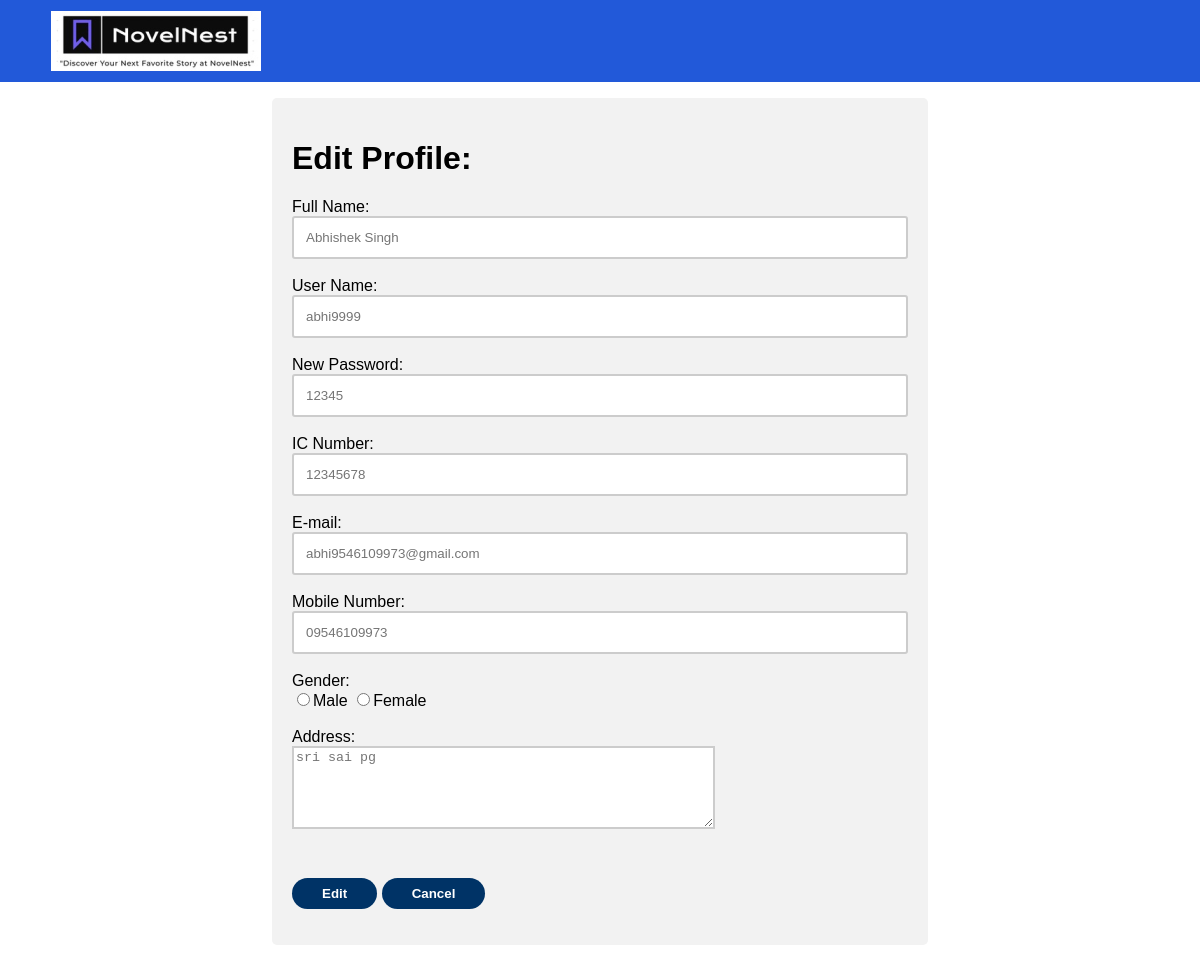
/edituser.php (signed in), run on the app's committed database.
### tables this page shows
CREATE TABLE `customer` (
  `CustomerID` int(11) NOT NULL,
  `CustomerName` varchar(128) DEFAULT NULL,
  `CustomerPhone` varchar(12) DEFAULT NULL,
  `CustomerIC` varchar(14) DEFAULT NULL,
  `CustomerEmail` varchar(200) DEFAULT NULL,
  `CustomerAddress` varchar(200) DEFAULT NULL,
  `CustomerGender` varchar(10) DEFAULT NULL,
  `UserID` int(11) DEFAULT NULL
);

CREATE TABLE `users` (
  `UserID` int(11) NOT NULL,
  `UserName` varchar(128) DEFAULT NULL,
  `Password` varchar(16) DEFAULT NULL
);

### www/edituser.php (the view, shortened to what this page needs)
<?php
$nameErr = $emailErr = $genderErr = $addressErr = $icErr = $contactErr = $usernameErr = $passwordErr = "";
$name = $email = $gender = $address = $ic = $contact = $uname = $upassword = "";
$servername = "db";
$username = "abhishek";
$password = "abhishek";
$conn = new mysqli($servername, $username, $password);
$sql = "USE bookstore";
$conn->query($sql);
$sql = "SELECT users.UserName, users.Password, customer.CustomerName, customer.CustomerIC, customer.CustomerEmail, customer.CustomerPhone, customer.CustomerGender, customer.CustomerAddress
	FROM users, customer
	WHERE users.UserID = customer.UserID AND users.UserID = ".$_SESSION['id']."";
$result = $conn->query($sql);
while($row = $result->fetch_assoc()){
	$oUserName = $row['UserName'];
	$oPassword = $row['Password'];
	$oName = $row['CustomerName'];
	$oIC = $row['CustomerIC'];
	$oEmail = $row['CustomerEmail'];
	$oPhone = $row['CustomerPhone'];
	$oAddress = $row['CustomerAddress'];
}
?>
<html>
<link rel="stylesheet" href="style.css">
<body>
<header>
<blockquote>
	<a href="index.php"><img src="image/logo.png"></a>
</blockquote>
</header>
<blockquote>
<div class="container">
<form method="post"  action="<?php echo htmlspecialchars($_SERVER["PHP_SELF"]);?>">
	<h1>Edit Profile:</h1>
	Full Name:<br><input type="text" name="name" placeholder="<?php echo $oName; ?>">
	<span class="error" style="color: red; font-size: 0.8em;"><?php echo $nameErr;?></span><br><br>
	User Name:<br><input type="text" name="uname" placeholder="<?php echo $oUserName; ?>">
	<span class="error" style="color: red; font-size: 0.8em;"><?php echo $usernameErr;?></span><br><br>
	New Password:<br><input type="password" name="upassword" placeholder="<?php echo $oPassword; ?>">
	<span class="error" style="color: red; font-size: 0.8em;"><?php echo $passwordErr;?></span><br><br>
	IC Number:<br><input type="text" name="ic" placeholder="<?php echo $oIC; ?>">
	<span class="error" style="color: red; font-size: 0.8em;"><?php echo $icErr;?></span><br><br>
	E-mail:<br><input type="text" name="email" placeholder="<?php echo $oEmail; ?>">
	<span class="error" style="color: red; font-size: 0.8em;"><?php echo $emailErr;?></span><br><br>
	Mobile Number:<br><input type="text" name="contact" placeholder="<?php echo $oPhone; ?>">
	<span class="error" style="color: red; font-size: 0.8em;"><?php echo $contactErr;?></span><br><br>
	<label>Gender:</label><br>
	<input type="radio" name="gender" <?php if (isset($gender) && $gender == "Male") echo "checked";?> value="Male">Male
	<input type="radio" name="gender" <?php if (isset($gender) && $gender == "Female") echo "checked";?> value="Female">Female
	<span class="error" style="color: red; font-size: 0.8em;"><?php echo $genderErr;?></span><br><br>
	<label>Address:</label><br>
    <textarea name="address" cols="50" rows="5" placeholder="<?php echo $oAddress; ?>"></textarea>
    <span class="error" style="color: red; font-size: 0.8em;"><?php echo $addressErr;?></span><br><br>
	<input class="button" type="submit" name="submitButton" value="Edit">
	<input class="button" type="button" name="cancel" value="Cancel" onClick="window.location='index.php';" />
</form>
</div>
</blockquote>
</body>
</html>

### www/style.css (style rules this page uses)
body { font-family: Arial; margin: 0 auto; }
header { background-color: rgb(34, 89, 217); width: 100%; }
header img { margin: 1%; }
.button { background-color: rgb(0,51,102); border: none; border-radius: 20px; text-align: center; transition-duration: 0.5s; padding: 8px 30px; cursor: pointer; color: #fff; margin-top: 5%; font-weight: bold; }
form { margin-top: 2%; }
input[type=text], input[type=password] { width: 100%; padding: 12px; border-radius: 3px; box-sizing: border-box; border: 2px solid #ccc; transition: 0.5s; outline: none; }
textarea { outline: none; border: 2px solid #ccc; }
.container { width: 55%; border-radius: 5px; background-color: #f2f2f2; padding: 20px; margin: 0 auto; }

### data on the page
customer: name "Abhishek Singh", uname "abhi9999", ic "12345678", email "abhi9546109973@gmail.com", contact "09546109973", address "sri sai pg"
